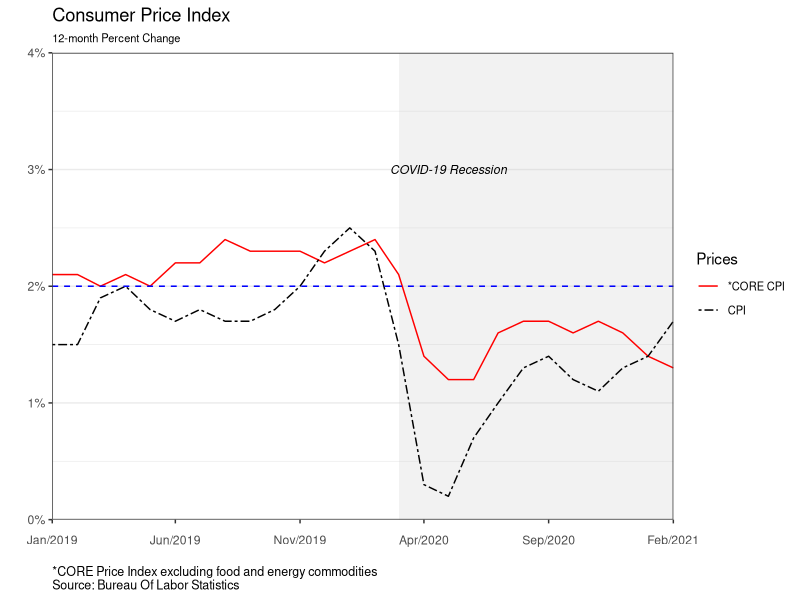
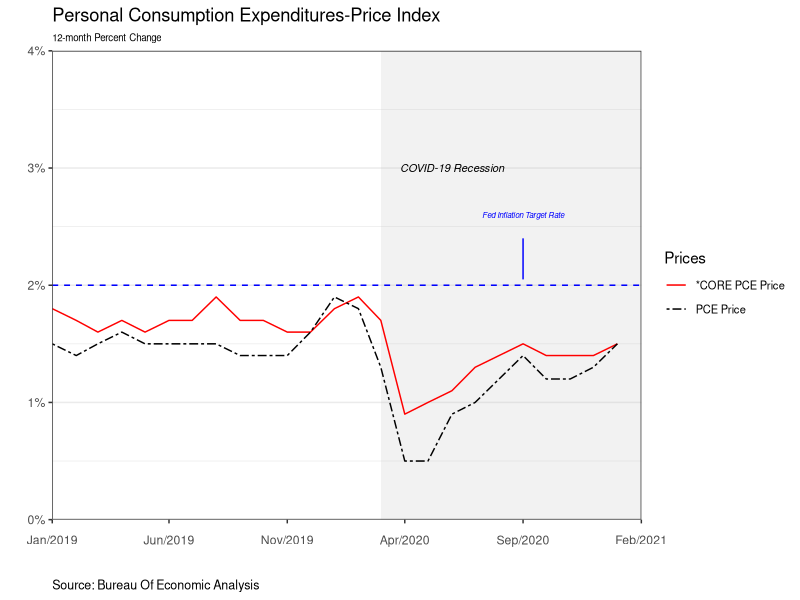

Generate these figures, in order, with R: (Note: this script raises an error after producing the figures.)

library(tidyverse)
library(readxl)
library(ggplot2)
library(lubridate)
library(zoo)
library(dplyr)
library(scales)

#set working directory
setwd("G:/YOUR DIRECTORY/CPI")




df<-read_excel("data.xlsx", sheet = "prices")
class(df)
tail(df)
str(df)

df<- df%>%mutate(date = mdy(date))
df2<-df%>%select(date,cpi_mfe,cpi)


df3<-df2%>%gather(measure, value, cpi_mfe,cpi,convert = FALSE)
df3<-df3 %>% rename(Prices=measure)
df4<-df3 %>% mutate(Prices = ifelse(Prices == "cpi", "CPI", "*CORE CPI"))


a<-ggplot(df4,aes(x=date, y=value, group=Prices))+
  annotate("rect", xmin = as.Date("2020-03-01"), xmax = as.Date("2021-02-01"), ymin = -Inf, ymax = 4, fill = "gray", alpha = 0.2)+
  geom_line(aes(linetype=Prices, color=Prices))+
    geom_hline(yintercept=2.0, linetype="dashed", 
             color = "blue", size=.5)+
    scale_linetype_manual(values=c("solid", "twodash"))+
  scale_color_manual(values=c('red','black'))+theme_bw()+
  scale_x_date(date_breaks = "5 months",limits=c(as.Date("2019-01-01"),as.Date("2021-02-01")),labels = date_format("%b/%Y"),expand = c(0, 0))+
  scale_y_continuous(limits = c(0, 4), breaks = seq(0, 4, by = 1),expand = c(0, 0),labels = function(value) paste0(value, "%"))+
  labs(title = "Consumer Price Index", subtitle="12-month Percent Change",
       caption = "*CORE Price Index excluding food and energy commodities\nSource: Bureau Of Labor Statistics")+xlab("")+ylab("")+
    theme(panel.grid.major.x = element_blank(),
        panel.grid.minor.x = element_blank(),
        plot.subtitle = element_text(size = 8),
        plot.caption = element_text(hjust = 0,size = 9),
        legend.text=element_text(size=8),
        axis.text.x = element_text(vjust = -2))+
   annotate("text", x = as.Date("2020-05-01"), y = 3,colour = "black", label = "COVID-19 Recession",fontface = 'italic',size = 3.1)
  


#using Price Index % of PCE

dfpce<-df%>%select(date,ppce_mfe,ppce)

dfpce2<-dfpce%>%gather(measure, value, ppce_mfe,ppce,convert = FALSE)
dfpce2<-dfpce2 %>% rename(Prices=measure)
dfpce3<-dfpce2 %>% mutate(Prices = ifelse(Prices == "ppce", "PCE Price", "*CORE PCE Price"))

b<-ggplot(dfpce3,aes(x=date, y=value, group=Prices))+
  annotate("rect", xmin = as.Date("2020-03-01"), xmax = as.Date("2021-02-01"), ymin = -Inf, ymax = 4, fill = "gray", alpha = 0.2)+
  geom_line(aes(linetype=Prices, color=Prices))+
  geom_hline(yintercept=2.0, linetype="dashed", 
             color = "blue", size=.5)+
  annotate("text", x = as.Date("2020-09-01"), y = 2.6,colour = "blue", label = "Fed Inflation Target Rate",fontface = 'italic', size=2)+
  annotate("segment", x = as.Date("2020-09-01"), xend = as.Date("2020-09-01"), y = 2.05, yend = 2.4,colour = "blue")+
  scale_linetype_manual(values=c("solid", "twodash"))+
  scale_color_manual(values=c('red','black'))+theme_bw()+
  scale_x_date(date_breaks = "5 months",limits=c(as.Date("2019-01-01"),as.Date("2021-02-01")),labels = date_format("%b/%Y"),expand = c(0, 0))+
  scale_y_continuous(limits = c(0, 4), breaks = seq(0, 4, by = 1),expand = c(0, 0),labels = function(value) paste0(value, "%"))+
  labs(title = "Personal Consumption Expenditures-Price Index", subtitle="12-month Percent Change",
       caption = "\nSource: Bureau Of Economic Analysis")+xlab("")+ylab("")+
  theme(panel.grid.major.x = element_blank(),
        panel.grid.minor.x = element_blank(),
        plot.subtitle = element_text(size = 7),
        plot.caption = element_text(hjust = 0,size = 9),
        legend.text=element_text(size=8),
        axis.text.x = element_text(vjust = -2))+
  annotate("text", x = as.Date("2020-06-01"), y = 3,colour = "black", label = "COVID-19 Recession",fontface = 'italic',size = 2.8)


p<-plot_grid(a, b)

title <- ggdraw() + draw_label("Inflationary Fears.. Are concerns justified?", fontface='bold')

plot_grid(title, p, ncol=1, rel_heights=c(0.1, 1))
ggsave("AmazingPricePlots.png")
